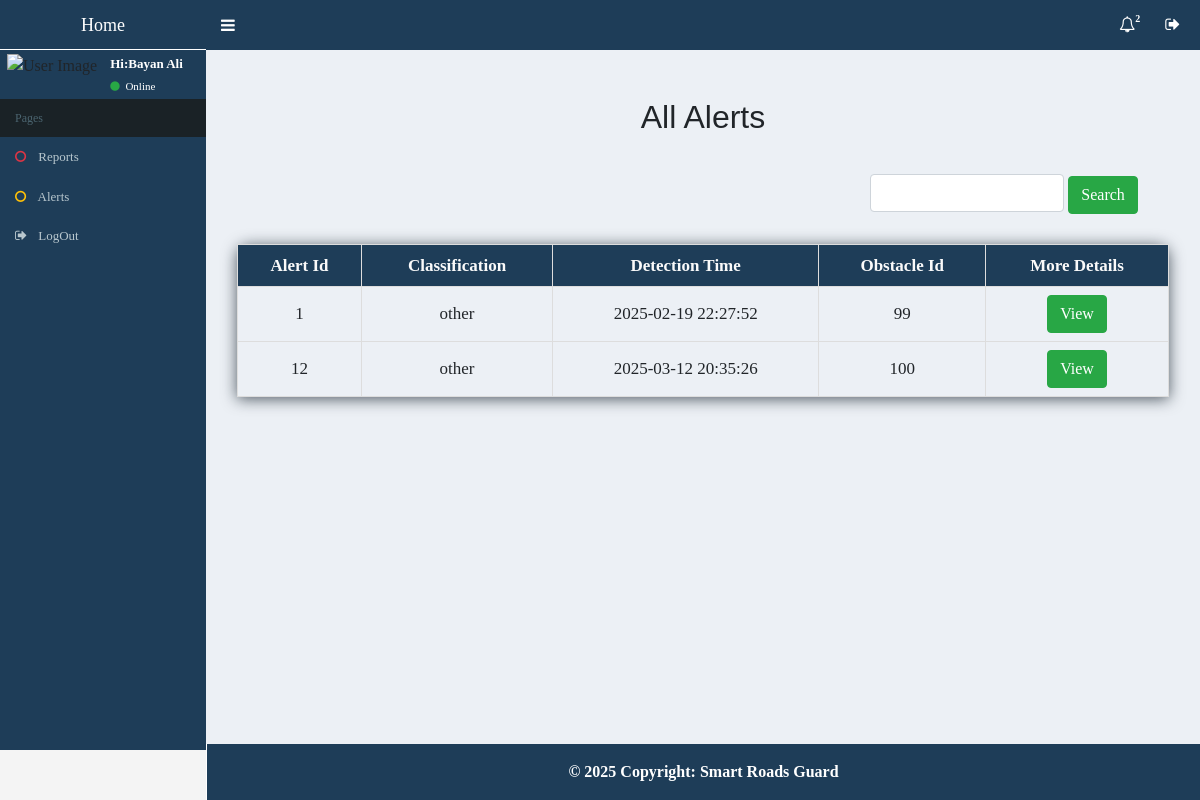
The app's page /homepage.php (signed in) with its own data.
### tables this page shows
CREATE TABLE `users` (
  `user_id` int(11) NOT NULL,
  `username` varchar(255) NOT NULL,
  `password` char(255) NOT NULL,
  `account_status` enum('Active','Inactive','Suspended') DEFAULT 'Active',
  `email` varchar(255) DEFAULT NULL,
  `verifi_code` int(10) DEFAULT NULL,
  `type_user` enum('service','admin') NOT NULL DEFAULT 'service'
);

CREATE TABLE `alert` (
  `alert_id` int(11) NOT NULL,
  `flashlight_id` int(11) DEFAULT NULL,
  `obstacle_id` int(11) NOT NULL
);

CREATE TABLE `obstacle` (
  `obstacle_id` int(11) NOT NULL,
  `classification` enum('landslide','accident_class0','accident_class1','fallen_tree','buffle','guepard','hippopotame','lion','loup','rhinoceros','tigre','other') NOT NULL DEFAULT 'other',
  `obstacle_picture` varchar(255) DEFAULT NULL,
  `camera_id` int(11) DEFAULT NULL,
  `detection_time` datetime DEFAULT NULL
);

### includes/function/Function.php (called while the page is built, shortened)
<?php
function GetItemWhere($table, $where, $value, $type_string = 'i') {
    global $conn;
    $statement = $conn->prepare("SELECT * FROM $table WHERE $where = ?");
    $statement->bind_param($type_string, $value);
    $statement->execute();
    $result = $statement->get_result();
    $rows = $result->fetch_assoc();
    return $rows;
}

### homepage.php (the view, shortened to what this page needs)
<?php
include 'includes/templete/header.php';
$sql = "SELECT alert.*, obstacle.* FROM alert INNER JOIN obstacle ON alert.obstacle_id = obstacle.obstacle_id";
$result = $conn->query($sql);
?>
<div class=" containerr content-wrapper">
    <div class="details">
        <h2 class="text-center">All Alerts</h2>
        <div class="" style="display: flex; justify-content: space-between;">
            <form id="Search" style="margin-top:0px; margin-left: auto;">
                <input class="form-control" type="number" name="search_id" style="width: 65%; display: unset;" required>
                <button type="submit" class="btn btn-success">Search</button>
            </form>
        </div>
        <table id="">
            <thead>
                <tr>
                    <th>Alert Id</th>
                    <th>Classification </th>
                    <th>Detection Time</th>
                    <th>Obstacle Id</th>
                    <th>More Details</th>
                </tr>
            </thead>
            <tbody class="all_alerts">
                <?php
                if ($result->num_rows > 0) {
                    while ($row = $result->fetch_assoc()) { ?>
                        <tr>
                            <td><?php echo  $row['alert_id']; ?></td>
                            <td><?php echo  $row['classification']; ?></td>
                            <td><?php echo  $row['detection_time']; ?></td>
                            <td><?php echo  $row['obstacle_id']; ?></td>
                            <td>
                                <a href="show_alert.php?id_alert=<?php echo $row['alert_id']; ?>" class="btn btn-success"> View</a>
                            </td>
                        </tr>
                    <?php }
                }
                ?>
            </tbody>
        </table>
    </div>
</div>
<?php include 'includes/templete/footer.php'; ?>
</body>
</html>

### includes/templete/header.php (shortened to what this page needs)
<?php
include "conect.php";
include 'includes/function/function.php';
if(isset($_SESSION["UserId"])){
    $user = GetItemWhere( 'users' , 'user_id' , $_SESSION["UserId"]);
}else{
    header("location:login.php");
}
?>
<!DOCTYPE html>
<html lang="en">
<head>
    <link media="all" type=text/css rel="stylesheet" href="layout/css/demo.css">
    <link media="all" type=text/css rel="stylesheet" href="layout/css/font-awesome.min.css">
    <link media="all" type=text/css rel="stylesheet" href="layout/css/bootstrap.min.css">
    <link href="layout/css/navbar.css" rel="stylesheet" type="text/css" />
    <link href="layout/css/Style_Admin.css" rel="stylesheet" type="text/css" />
    <link rel="stylesheet" href="layout/css/styling.css" />
</head>
<body class="skin-blue" >
<div class=" wrapper">
<header class="main-header">
            <a href="alerts.php" class="logo"><b>Home</b></a>
            <nav class="navbar navbar-static-top" role="navigation">
                <a href="#" class="sidebar-toggle sidebar-toggle_a" data-toggle="offcanvas" role="button">
                </a>
                <div class="navbar-custom-menu">
                    <ul class="nav navbar-nav">
                          <?php
                                $sql = "SELECT alert.*, obstacle.* FROM alert INNER JOIN obstacle ON alert.obstacle_id = obstacle.obstacle_id ORDER BY alert.alert_id DESC";
                                $result = $conn->query($sql);
                                $count = $result->num_rows;
                                ?>
                        <li class="dropdown notifications-menu">
                            <a href="#" class="dropdown-toggle" data-toggle="dropdown">
                                <i class="fa fa-bell-o"></i>
                                <span class="label label-warning"><?php echo $count; ?> </span>
                            </a>
                        </li>
                        <li class="dropdown tasks-menu">
                            <a href="logout.php" >
                                <i class="fa fa-sign-out"></i>
                            </a>
                        </li>
                    </ul>
                </div>
            </nav>
</header>
<aside class="main-sidebar">
    <section class="sidebar">
        <div class="user-panel">
            <div class="pull-left image">
                <img src="img/logo.png" class="img-circle" alt="User Image" />
            </div>
            <div class="pull-left info">
                <p>Hi:<?php echo $user['username']; ?></p>
                <a href="#"><i class="fa fa-circle text-success"></i> Online</a>
            </div>
        </div>
        <ul class="sidebar-menu" id="sidebar_all_href_page">
            <li class="header">Pages</li>
            <li><a href="reports.php"><i class="fa fa-circle-o text-danger"></i> Reports</a></li>
            <li><a href="alerts.php"><i class="fa fa-circle-o text-warning"></i> Alerts</a></li>
            <li><a href="logout.php"><i class="fa fa-sign-out  "></i> LogOut</a></li>
        </ul>
    </section>
</aside>

### layout/css/navbar.css (style rules this page uses)
html, body { min-height: 100% }
body { -webkit-font-smoothing: antialiased; -moz-osx-font-smoothing: grayscale; font-family: 'Source Sans Pro', 'Helvetica Neue', Helvetica, Arial, sans-serif; font-weight: 400; overflow-x: hidden; overflow-y: auto }
.wrapper { min-height: 100%; position: relative; }
.wrapper:before, .wrapper:after { content: " "; display: table }
.wrapper:after { clear: both }
.content-wrapper, .right-side, .main-footer { -webkit-transition: -webkit-transform .3s cubic-bezier(.32, 1.25, .375, 1.15); -moz-transition: -moz-transform .3s cubic-bezier(.32, 1.25, .375, 1.15); -o-transition: -o-transform .3s cubic-bezier(.32, 1.25, .375, 1.15); transition: transform .3s cubic-bezier(.32, 1.25, .375, 1.15); -webkit-transition: margin-left .3s cubic-bezier(.32, 1.25, .375, 1.15); -o-transition: margin-left .3s cubic-bezier(.32, 1.25, .375, 1.15); transition: margin-left .3s cubic-bezier(.32, 1.25, .375, 1.15); margin-left: 230px; z-index: 820 }
.content-wrapper, .right-side { min-height: 100%; background-color: #ecf0f5; z-index: 800 }
h1, h2, h3, h4, h5, h6, .h1, .h2, .h3, .h4, .h5, .h6 { font-family: 'Source Sans Pro', sans-serif }
.navbar-static-top a { color: white; }
.main-header { position: relative; max-height: 100px; z-index: 1030 }
.main-header>.navbar { margin-bottom: 0; margin-left: 230px; border: none; min-height: 50px; border-radius: 0 }
.main-header .navbar-custom-menu, .main-header .navbar-right { margin-right: 5px; float: right }
.main-header .sidebar-toggle { float: left; background-color: transparent; background-image: none; padding: 12px 15px; font-family: fontAwesome }
.main-header .sidebar-toggle:before { content: "\f0c9" }
.main-header .navbar .nav>li>a>.label { position: absolute; top: 9px; right: 7px; text-align: center; font-size: 10px; padding: 2px 3px; line-height: .9; font-weight: bold; }
.main-header .logo { display: block; float: left; height: 54px; font-size: 20px; line-height: 50px; text-align: center; width: 230px; font-family: "Helvetica Neue", Helvetica, Arial, sans-serif; padding: 0 15px; font-weight: 300 }
.main-sidebar, .left-side { position: absolute; top: 0; left: 0; padding-top: 50px; height: 100%; width: 230px; z-index: 810; -webkit-transition: -webkit-transform .3s cubic-bezier(.32, 1.25, .375, 1.15); -moz-transition: -moz-transform .3s cubic-bezier(.32, 1.25, .375, 1.15); -o-transition: -o-transform .3s cubic-bezier(.32, 1.25, .375, 1.15); transition: transform .3s cubic-bezier(.32, 1.25, .375, 1.15) }
.sidebar { padding-bottom: 10px; background: #1E3D58; }
.user-panel { padding: 10px }
.user-panel:before, .user-panel:after { content: " "; display: table }
.user-panel:after { clear: both }
.user-panel>.image>img { width: 45px; height: 45px }
.user-panel>.info { font-weight: 600; padding: 5px 5px 5px 15px; font-size: 14px; line-height: 1 }
.user-panel>.info>p { margin-bottom: 9px }
.user-panel>.info>a { text-decoration: none; padding-right: 5px; margin-top: 3px; font-size: 11px; font-weight: normal }
.user-panel>.info>a>.fa, .user-panel>.info>a>.ion, .user-panel>.info>a>.glyphicon { margin-right: 3px }
.sidebar-menu { list-style: none; margin: 0; padding: 0 }
.sidebar-menu>li { position: relative; margin: 0; padding: 0 }
.sidebar-menu>li>a { padding: 12px 5px 12px 15px; display: block }
.sidebar-menu>li>a>.fa, .sidebar-menu>li>a>.glyphicon, .sidebar-menu>li>a>.ion { width: 20px }
.sidebar-menu li.header { padding: 10px 25px 10px 15px; font-size: 12px }
.navbar-nav>.notifications-menu, .navbar-nav>.messages-menu, .navbar-nav>.tasks-menu { position: relative }
.navbar-custom-menu>.navbar-nav>li { position: relative }

### layout/css/styling.css (style rules this page uses)
input[type="number"] { -moz-appearance: textfield; }
button { color: #4eb060; background-color: #a7a7a7; }
* { font-family: auto; }
thead th { background-color: #1E3D58 !important; color: #fafafa; font-weight: bold; font-size: 17px; }
tbody td { font-size: 17px; }

### includes/templete/header.php (style rules this page uses)
body { font-family: Arial, sans-serif; margin: 0; padding: 0; background-color: #f4f4f4; }
table { width: 100%; border-collapse: collapse; text-align: center; border-spacing: 0; box-shadow: 0 2px 15px rgba(12, 24, 35, .7); border-radius: 12px 12px 0 0; }
table, th, td { border: 1px solid #ddd; padding: 8px; }
th { background-color: #f2f2f2; }
form { margin-top: 20px; }

### records on screen
users: username "Bayan Ali"
alert: alert_id "1", obstacle.classification "other", obstacle.detection_time "2025-02-19 22:27:52", obstacle.obstacle_id "99"
alert: alert_id "12", obstacle.classification "other", obstacle.detection_time "2025-03-12 20:35:26", obstacle.obstacle_id "100"

### other values on screen
$count "2"
